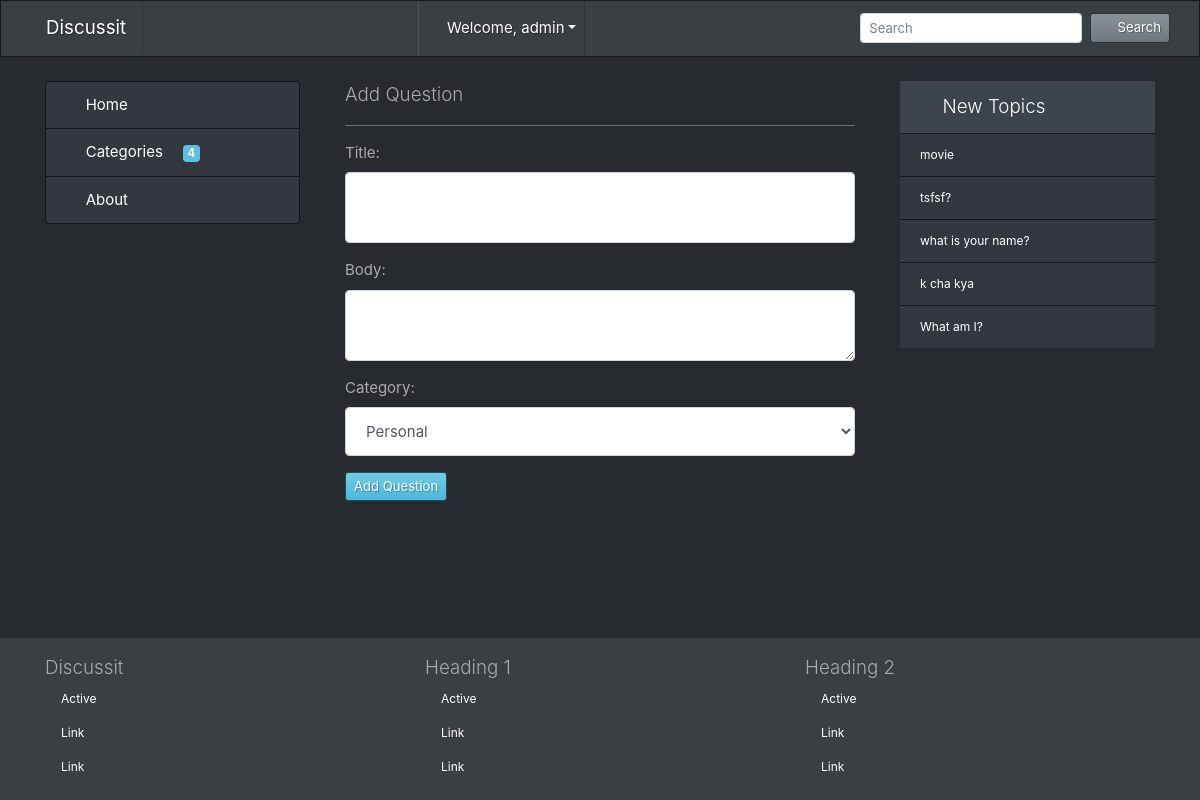
The app's page /add_question/ (signed in) with its own data.
### qna/models.py (models this page shows, shortened)
class Question(models.Model):
    title = models.TextField()
    body = models.TextField()
    category = models.ForeignKey(Category, on_delete=models.CASCADE)
    creator = models.ForeignKey(User, on_delete=models.CASCADE)
    pub_date = models.DateTimeField(auto_now_add=True)
    verefied = models.BooleanField(default = 0)
    seen = models.BooleanField(default = 0)

### qna/views.py (the view, shortened to what this page needs)
# urls.py: path('add_question/',views.addquestion_view,name="addquestion_page"),
def addquestion_view(request):
    categories = Category.objects.all()
    new = Question.objects.all().order_by('-pub_date')[:5]
    pre_title = ""
    pre_body = ""
    pre_category = ""
    question_error = ""
    question_success = ""
    if request.user.is_authenticated:
        all_category = Category.objects.all()
        context = {
            'categories' : categories,
            'prefilled_title' : pre_title,
            'prefilled_body' : pre_body,
            'prefilled_category' : pre_category,
            'question_error' : question_error,
            'question_success' : question_success,
            'category' : all_category,
            'new' : new,
        }
        return render(request,'add_question.html',context)
    else:
        return redirect('login_page')

### qna/templates/add_question.html (shortened to what this page needs)
{% extends 'qna/base.html' %}
{% load static %}
{% block header %}
<div class="lead">
    Add Question
</div>
{% endblock header %}
{% block content %}
<form action="{% url 'addquestion_page' %}" method="POST">
    <div class="form-group">
        <label for="question_title">Title:</label>
        <textarea class="form-control" name="question_title" style="resize: none" id="question_title" required>{{prefilled_title}}</textarea>
    </div>
    <div class="form-group">
        <label for="question_body">Body:</label>
        <textarea class="form-control" name="question_body" id="question_body">{{prefilled_body}}</textarea>
    </div>
    <div class="form-group">
        <label for="question_category">Category:</label>
        <select name="question_category" id="question_category" class="form-control" required>
            {% for category in category %}
            <option value="{{category.name}}" {% if category.name == prefilled_category %}selected{% endif %}>{{category.name}}</option>
            {% endfor %}
        </select>
    </div>
    <div class="form-group">
        <button type="submit" class="btn btn-sm btn-info">Add Question</button>
    </div>
</form>
{% endblock content %}

### templates/qna/base.html (shortened to what this page needs)
<!DOCTYPE html>
<html lang="en">
{% load static %}
<head>
    <link rel="stylesheet" href="{% static 'assets/bootstrap/css/bootstrap.min.css' %}">
    <link rel="stylesheet" href="{% static 'assets/fontawesome/css/all.min.css' %}">
    <link rel="stylesheet" href="{% static 'assets/custom/css/footer.css' %}">
</head>
<body>
    <div class="main-container">
        <nav class="navbar navbar-expand-lg navbar-dark bg-primary">
            <div class="container">
                <a class="navbar-brand" href="{% url 'home_page' %}">Discussit</a>
                <div class="collapse navbar-collapse" id="mainnavbar">
                    <ul class="navbar-nav mx-auto">
                        {% if user.is_authenticated %}
                        <li class="nav-item dropdown show" style="cursor: pointer">
                            <a class="nav-link dropdown-toggle" data-toggle="dropdown" role="button"><i class="fas fa-user-circle text-success mr-2"></i>Welcome, {{user.username}}</a>
                        </li>
                        {% endif %}
                    </ul>
                    <form class="form-inline my-2 my-lg-0" method="POST" action="{% url 'search_page' %}">
                        <input class="form-control form-control-sm mr-sm-2" type="text" placeholder="Search" name="searchword" value="{{prefilled_keyword}}">
                        <button class="btn btn-sm btn-secondary my-2 my-sm-0" type="submit"><i
                                class="fas fa-search mr-2"></i>Search</button>
                    </form>
                </div>
            </div>
        </nav>
        <main>
            <div class="container mt-4">
                <div class="row">
                    <div class="col-12 col-md-4 col-lg-3 mb-5">
                        <div class="list-group">
                            <a href="{% url 'home_page' %}"
                                class="list-group-item list-group-item-action {{home_active}}">
                                <i class="fas fa-home mr-2"></i>Home
                            </a>
                            <a href="{% url 'category_page' %}"
                                class="list-group-item list-group-item-action {{category_active}}">
                                <i class="fas fa-layer-group mr-2"></i>Categories
                                <span class="badge badge-info ml-3">{{categories.count}}</span>
                            </a>
                            <a href="{% url 'about_page' %}"
                                class="list-group-item list-group-item-action {{about_active}}">
                                <i class="fas fa-question mr-2"></i>About
                            </a>
                        </div>
                    </div>
                    <div class="col-12 col-md-8 col-lg-6 mb-5">
                        <div class="container">
                            <div>
                                {% block header %}
                                {% endblock header %}
                            </div>
                            <hr class="bg-secondary">
                            {% block content %}
                            {% endblock content %}
                        </div>
                    </div>
                    <div class="col-12 col-md-12 col-lg-3 mb-5">
                        <ul class="list-group list-group-flush small">
                            <li class="list-group-item active lead"><i class="text-danger fas fa-fire mr-2"></i>New
                                Topics</li>
                            {% for new in new %}
                            <a href="{% url 'question_page' new.id %}" class="list-group-item">
                                {{new.title}}
                            </a>
                            {% endfor %}
                        </ul>
                    </div>
                </div>
            </div>
        </main>
        <footer class="bg-primary py-3">
            <div class="container">
                <div class="row">
                    <div class="col-4">
                        <ul class="nav flex-column small">
                            <li class="nav-item lead">
                                Discussit
                            </li>
                            <li class="nav-item">
                                <a class="nav-link active" href="#">Active</a>
                            </li>
                            <li class="nav-item">
                                <a class="nav-link" href="#">Link</a>
                            </li>
                            <li class="nav-item">
                                <a class="nav-link" href="#">Link</a>
                            </li>
                        </ul>
                    </div>
                    <div class="col-4">
                        <ul class="nav flex-column small">
                            <li class="nav-item lead">
                                Heading 1
                            </li>
                            <li class="nav-item">
                                <a class="nav-link active" href="#">Active</a>
                            </li>
                            <li class="nav-item">
                                <a class="nav-link" href="#">Link</a>
                            </li>
                            <li class="nav-item">
                                <a class="nav-link" href="#">Link</a>
                            </li>
                        </ul>
                    </div>
                    <div class="col-4">
                        <ul class="nav flex-column small">
                            <li class="nav-item lead">
                                Heading 2
                            </li>
                            <li class="nav-item">
                                <a class="nav-link" href="#">Active</a>
                            </li>
                            <li class="nav-item">
                                <a class="nav-link" href="#">Link</a>
                            </li>
                            <li class="nav-item">
                                <a class="nav-link" href="#">Link</a>
                            </li>
                        </ul>
                    </div>
                </div>
            </div>
        </footer>
    </div>
</body>
</html>

### discussion/static/assets/custom/css/footer.css (style rules this page uses)
html, body { height: 100%; position: relative; }
.main-container { min-height: 100vh; overflow: hidden; display: block; position: relative; padding-bottom: 190px; }
footer { position: absolute; bottom: 0; width: 100%; }

### records on screen
Question: title "movie"
Question: title "tsfsf?"
Question: title "what is your name?"
Question: title "k cha kya"
Question: title "What am I?"

### other values on screen
{{ user.username }} "admin"
{{ categories.count }} "4"
form field question_category "Personal"
